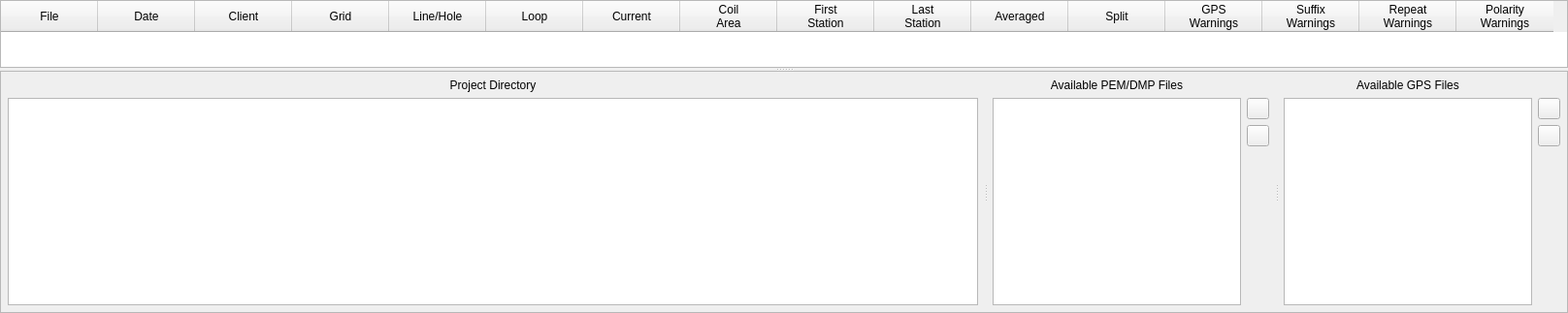
         <widget class="QFrame" name="middle_frame">
          <property name="sizePolicy">
           <sizepolicy hsizetype="Preferred" vsizetype="Preferred">
            <horstretch>0</horstretch>
            <verstretch>0</verstretch>
           </sizepolicy>
          </property>
          <property name="minimumSize">
           <size>
            <width>0</width>
            <height>0</height>
           </size>
          </property>
          <property name="frameShape">
           <enum>QFrame::NoFrame</enum>
          </property>
          <property name="frameShadow">
           <enum>QFrame::Raised</enum>
          </property>
          <layout class="QVBoxLayout" name="verticalLayout_3">
           <property name="spacing">
            <number>0</number>
           </property>
           <property name="leftMargin">
            <number>0</number>
           </property>
           <property name="topMargin">
            <number>0</number>
           </property>
           <property name="rightMargin">
            <number>0</number>
           </property>
           <property name="bottomMargin">
            <number>0</number>
           </property>
           <item>
            <widget class="QSplitter" name="splitter">
             <property name="orientation">
              <enum>Qt::Vertical</enum>
             </property>
             <property name="handleWidth">
              <number>3</number>
             </property>
             <property name="childrenCollapsible">
              <bool>false</bool>
             </property>
             <widget class="QTableWidget" name="table">
              <property name="sizePolicy">
               <sizepolicy hsizetype="Preferred" vsizetype="Preferred">
                <horstretch>0</horstretch>
                <verstretch>1</verstretch>
               </sizepolicy>
              </property>
              <property name="minimumSize">
               <size>
                <width>0</width>
                <height>0</height>
               </size>
              </property>
              <property name="mouseTracking">
               <bool>true</bool>
              </property>
              <property name="contextMenuPolicy">
               <enum>Qt::NoContextMenu</enum>
              </property>
              <property name="toolTip">
               <string/>
              </property>
              <property name="frameShape">
               <enum>QFrame::StyledPanel</enum>
              </property>
              <property name="frameShadow">
               <enum>QFrame::Plain</enum>
              </property>
              <property name="sizeAdjustPolicy">
               <enum>QAbstractScrollArea::AdjustToContents</enum>
              </property>
              <property name="dragEnabled">
               <bool>false</bool>
              </property>
              <property name="alternatingRowColors">
               <bool>false</bool>
              </property>
              <property name="selectionMode">
               <enum>QAbstractItemView::ExtendedSelection</enum>
              </property>
              <property name="selectionBehavior">
               <enum>QAbstractItemView::SelectRows</enum>
              </property>
              <property name="horizontalScrollMode">
               <enum>QAbstractItemView::ScrollPerPixel</enum>
              </property>
              <attribute name="horizontalHeaderHighlightSections">
               <bool>false</bool>
              </attribute>
              <attribute name="horizontalHeaderStretchLastSection">
               <bool>false</bool>
              </attribute>
              <column>
               <property name="text">
                <string>File</string>
               </property>
              </column>
              <column>
               <property name="text">
                <string>Date</string>
               </property>
              </column>
              <column>
               <property name="text">
                <string>Client</string>
               </property>
              </column>
              <column>
               <property name="text">
                <string>Grid</string>
               </property>
              </column>
              <column>
               <property name="text">
                <string>Line/Hole</string>
               </property>
              </column>
              <column>
               <property name="text">
                <string>Loop</string>
               </property>
              </column>
              <column>
               <property name="text">
                <string>Current</string>
               </property>
              </column>
              <column>
               <property name="text">
                <string>Coil
Area</string>
               </property>
              </column>
              <column>
               <property name="text">
                <string>First
Station</string>
               </property>
              </column>
              <column>
               <property name="text">
                <string>Last
Station</string>
               </property>
              </column>
              <column>
               <property name="text">
                <string>Averaged</string>
               </property>
              </column>
              <column>
               <property name="text">
                <string>Split</string>
               </property>
              </column>
              <column>
               <property name="text">
                <string>GPS
Warnings</string>
               </property>
              </column>
              <column>
               <property name="text">
                <string>Suffix
Warnings</string>
               </property>
              </column>
              <column>
               <property name="text">
                <string>Repeat
Warnings</string>
               </property>
              </column>
              <column>
               <property name="text">
                <string>Polarity
Warnings</string>
               </property>
              </column>
             </widget>
             <widget class="QFrame" name="directory_frame">
              <property name="sizePolicy">
               <sizepolicy hsizetype="Expanding" vsizetype="Maximum">
                <horstretch>0</horstretch>
                <verstretch>0</verstretch>
               </sizepolicy>
              </property>
              <property name="minimumSize">
               <size>
                <width>0</width>
                <height>250</height>
               </size>
              </property>
              <property name="frameShape">
               <enum>QFrame::StyledPanel</enum>
              </property>
              <property name="frameShadow">
               <enum>QFrame::Plain</enum>
              </property>
              <layout class="QHBoxLayout" name="horizontalLayout_2">
               <property name="spacing">
                <number>6</number>
               </property>
               <property name="leftMargin">
                <number>1</number>
               </property>
               <property name="topMargin">
                <number>1</number>
               </property>
               <property name="rightMargin">
                <number>1</number>
               </property>
               <property name="bottomMargin">
                <number>1</number>
               </property>
               <item>
                <widget class="QSplitter" name="splitter_3">
                 <property name="orientation">
                  <enum>Qt::Horizontal</enum>
                 </property>
                 <property name="handleWidth">
                  <number>3</number>
                 </property>
                 <property name="childrenCollapsible">
                  <bool>false</bool>
                 </property>
                 <widget class="QFrame" name="project_dir_frame">
                  <property name="sizePolicy">
                   <sizepolicy hsizetype="Preferred" vsizetype="Preferred">
                    <horstretch>1</horstretch>
                    <verstretch>0</verstretch>
                   </sizepolicy>
                  </property>
                  <property name="minimumSize">
                   <size>
                    <width>0</width>
                    <height>0</height>
                   </size>
                  </property>
                  <property name="frameShape">
                   <enum>QFrame::NoFrame</enum>
                  </property>
                  <property name="frameShadow">
                   <enum>QFrame::Raised</enum>
                  </property>
                  <layout class="QVBoxLayout" name="verticalLayout_2">
                   <property name="leftMargin">
                    <number>6</number>
                   </property>
                   <property name="topMargin">
                    <number>6</number>
                   </property>
                   <property name="rightMargin">
                    <number>6</number>
                   </property>
                   <property name="bottomMargin">
                    <number>6</number>
                   </property>
                   <item>
                    <widget class="QLabel" name="project_dir_label">
                     <property name="sizePolicy">
                      <sizepolicy hsizetype="Preferred" vsizetype="Maximum">
                       <horstretch>0</horstretch>
                       <verstretch>0</verstretch>
                      </sizepolicy>
                     </property>
                     <property name="minimumSize">
                      <size>
                       <width>0</width>
                       <height>0</height>
                      </size>
                     </property>
                     <property name="maximumSize">
                      <size>
                       <width>16777215</width>
                       <height>16777215</height>
                      </size>
                     </property>
                     <property name="text">
                      <string>Project Directory</string>
                     </property>
                     <property name="alignment">
                      <set>Qt::AlignCenter</set>
                     </property>
                    </widget>
                   </item>
                   <item>
                    <widget class="QTreeView" name="project_tree">
                     <property name="sizePolicy">
                      <sizepolicy hsizetype="Expanding" vsizetype="Preferred">
                       <horstretch>0</horstretch>
                       <verstretch>0</verstretch>
                      </sizepolicy>
                     </property>
                     <property name="minimumSize">
                      <size>
                       <width>150</width>
                       <height>0</height>
                      </size>
                     </property>
                     <property name="autoExpandDelay">
                      <number>0</number>
                     </property>
                    </widget>
                   </item>
                  </layout>
                 </widget>
                 <widget class="QFrame" name="available_pems_frame">
                  <property name="sizePolicy">
                   <sizepolicy hsizetype="Preferred" vsizetype="Preferred">
                    <horstretch>0</horstretch>
                    <verstretch>0</verstretch>
                   </sizepolicy>
                  </property>
                  <property name="minimumSize">
                   <size>
                    <width>0</width>
                    <height>0</height>
                   </size>
                  </property>
                  <property name="frameShape">
                   <enum>QFrame::NoFrame</enum>
                  </property>
                  <property name="frameShadow">
                   <enum>QFrame::Raised</enum>
                  </property>
                  <layout class="QGridLayout" name="gridLayout_14">
                   <property name="leftMargin">
                    <number>6</number>
                   </property>
                   <property name="topMargin">
                    <number>6</number>
                   </property>
                   <property name="rightMargin">
                    <number>6</number>
                   </property>
                   <property name="bottomMargin">
                    <number>6</number>
                   </property>
                   <item row="1" column="0" rowspan="4">
                    <widget class="QListWidget" name="pem_list">
                     <property name="sizePolicy">
                      <sizepolicy hsizetype="Expanding" vsizetype="Preferred">
                       <horstretch>0</horstretch>
                       <verstretch>0</verstretch>
                      </sizepolicy>
                     </property>
                     <property name="minimumSize">
                      <size>
                       <width>150</width>
                       <height>0</height>
                      </size>
                     </property>
                     <property name="maximumSize">
                      <size>
                       <width>1677700</width>
                       <height>1677700</height>
                      </size>
                     </property>
                     <property name="dragEnabled">
                      <bool>false</bool>
                     </property>
                     <property name="dragDropMode">
                      <enum>QAbstractItemView::NoDragDrop</enum>
                     </property>
                     <property name="selectionMode">
                      <enum>QAbstractItemView::ExtendedSelection</enum>
                     </property>
                     <property name="selectionBehavior">
                      <enum>QAbstractItemView::SelectRows</enum>
                     </property>
                    </widget>
                   </item>
                   <item row="0" column="0">
                    <widget class="QLabel" name="label_7">
                     <property name="sizePolicy">
                      <sizepolicy hsizetype="Preferred" vsizetype="Maximum">
                       <horstretch>0</horstretch>
                       <verstretch>0</verstretch>
                      </sizepolicy>
                     </property>
                     <property name="text">
                      <string>Available PEM/DMP Files</string>
                     </property>
                     <property name="alignment">
                      <set>Qt::AlignCenter</set>
                     </property>
                    </widget>
                   </item>
                   <item row="1" column="1">
                    <widget class="QFrame" name="frame">
                     <property name="frameShape">
                      <enum>QFrame::NoFrame</enum>
                     </property>
                     <property name="frameShadow">
                      <enum>QFrame::Raised</enum>
                     </property>
                     <layout class="QVBoxLayout" name="verticalLayout_4">
                      <property name="leftMargin">
                       <number>0</number>
                      </property>
                      <property name="topMargin">
                       <number>0</number>
                      </property>
                      <property name="rightMargin">
                       <number>0</number>
                      </property>
                      <property name="bottomMargin">
                       <number>0</number>
                      </property>
                      <item>
                       <widget class="QPushButton" name="refresh_pem_list_btn">
                        <property name="sizePolicy">
                         <sizepolicy hsizetype="Preferred" vsizetype="Preferred">
                          <horstretch>0</horstretch>
                          <verstretch>0</verstretch>
                         </sizepolicy>
                        </property>
                        <property name="maximumSize">
                         <size>
                          <width>23</width>
                          <height>23</height>
                         </size>
                        </property>
                        <property name="toolTip">
                         <string>Refresh</string>
                        </property>
                        <property name="statusTip">
                         <string>Refresh</string>
                        </property>
                        <property name="text">
                         <string/>
                        </property>
                        <property name="icon">
                         <iconset>
                          <normaloff>icons/refresh.png</normaloff>icons/refresh.png</iconset>
                        </property>
                        <property name="default">
                         <bool>false</bool>
                        </property>
                        <property name="flat">
                         <bool>false</bool>
                        </property>
                       </widget>
                      </item>
                      <item>
                       <widget class="QPushButton" name="filter_pem_list_btn">
                        <property name="maximumSize">
                         <size>
                          <width>23</width>
                          <height>23</height>
                         </size>
                        </property>
                        <property name="toolTip">
                         <string>Filter</string>
                        </property>
                        <property name="statusTip">
                         <string>Filter</string>
                        </property>
                        <property name="text">
                         <string/>
                        </property>
                        <property name="icon">
                         <iconset>
                          <normaloff>icons/filter.png</normaloff>icons/filter.png</iconset>
                        </property>
                       </widget>
                      </item>
                      <item>
                       <spacer name="verticalSpacer_2">
                        <property name="orientation">
                         <enum>Qt::Vertical</enum>
                        </property>
                        <property name="sizeHint" stdset="0">
                         <size>
                          <width>20</width>
                          <height>40</height>
                         </size>
                        </property>
                       </spacer>
                      </item>
                      <item>
                       <widget class="QPushButton" name="add_pem_btn">
                        <property name="enabled">
                         <bool>false</bool>
                        </property>
                        <property name="sizePolicy">
                         <sizepolicy hsizetype="Fixed" vsizetype="Fixed">
                          <horstretch>0</horstretch>
                          <verstretch>0</verstretch>
                         </sizepolicy>
                        </property>
                        <property name="minimumSize">
                         <size>
                          <width>0</width>
                          <height>0</height>
                         </size>
                        </property>
                        <property name="maximumSize">
                         <size>
                          <width>23</width>
                          <height>23</height>
                         </size>
                        </property>
                        <property name="toolTip">
                         <string>Add the selected PEM files to the project</string>
                        </property>
                        <property name="statusTip">
                         <string>Add the selected PEM files to the project</string>
                        </property>
                        <property name="text">
                         <string/>
                        </property>
                        <property name="icon">
                         <iconset>
                          <normaloff>icons/add_square.png</normaloff>icons/add_square.png</iconset>
                        </property>
                        <property name="iconSize">
                         <size>
                          <width>20</width>
                          <height>20</height>
                         </size>
                        </property>
                        <property name="flat">
                         <bool>true</bool>
                        </property>
                       </widget>
                      </item>
                      <item>
                       <widget class="QPushButton" name="remove_pem_btn">
                        <property name="enabled">
                         <bool>false</bool>
                        </property>
                        <property name="sizePolicy">
                         <sizepolicy hsizetype="Fixed" vsizetype="Fixed">
                          <horstretch>0</horstretch>
                          <verstretch>0</verstretch>
                         </sizepolicy>
                        </property>
                        <property name="minimumSize">
                         <size>
                          <width>0</width>
                          <height>0</height>
                         </size>
                        </property>
                        <property name="maximumSize">
                         <size>
                          <width>23</width>
                          <height>23</height>
                         </size>
                        </property>
                        <property name="toolTip">
                         <string>Delete select file(s)</string>
                        </property>
                        <property name="statusTip">
                         <string>Delete select file(s)</string>
                        </property>
                        <property name="text">
                         <string/>
                        </property>
                        <property name="icon">
                         <iconset>
                          <normaloff>icons/remove.png</normaloff>icons/remove.png</iconset>
                        </property>
                        <property name="iconSize">
                         <size>
                          <width>20</width>
                          <height>20</height>
                         </size>
                        </property>
                        <property name="flat">
                         <bool>true</bool>
                        </property>
                       </widget>
                      </item>
                     </layout>
                    </widget>
                   </item>
                  </layout>
                 </widget>
                 <widget class="QFrame" name="available_gps_frame">
                  <property name="sizePolicy">
                   <sizepolicy hsizetype="Preferred" vsizetype="Preferred">
                    <horstretch>0</horstretch>
                    <verstretch>0</verstretch>
                   </sizepolicy>
                  </property>
                  <property name="minimumSize">
                   <size>
                    <width>0</width>
                    <height>0</height>
                   </size>
                  </property>
                  <property name="frameShape">
                   <enum>QFrame::NoFrame</enum>
                  </property>
                  <property name="frameShadow">
                   <enum>QFrame::Raised</enum>
                  </property>
                  <layout class="QGridLayout" name="gridLayout_13">
                   <property name="leftMargin">
                    <number>6</number>
                   </property>
                   <property name="topMargin">
                    <number>6</number>
                   </property>
                   <property name="rightMargin">
                    <number>6</number>
                   </property>
                   <property name="bottomMargin">
                    <number>6</number>
                   </property>
                   <item row="0" column="0" colspan="2">
                    <widget class="QLabel" name="label_6">
                     <property name="sizePolicy">
                      <sizepolicy hsizetype="Preferred" vsizetype="Maximum">
                       <horstretch>0</horstretch>
                       <verstretch>0</verstretch>
                      </sizepolicy>
                     </property>
                     <property name="text">
                      <string>Available GPS Files</string>
                     </property>
                     <property name="alignment">
                      <set>Qt::AlignCenter</set>
                     </property>
                    </widget>
                   </item>
                   <item row="1" column="0" rowspan="4" colspan="2">
                    <widget class="QListWidget" name="gps_list">
                     <property name="sizePolicy">
                      <sizepolicy hsizetype="Expanding" vsizetype="Preferred">
                       <horstretch>1</horstretch>
                       <verstretch>0</verstretch>
                      </sizepolicy>
                     </property>
                     <property name="minimumSize">
                      <size>
                       <width>150</width>
                       <height>0</height>
                      </size>
                     </property>
                     <property name="maximumSize">
                      <size>
                       <width>1677700</width>
                       <height>1677700</height>
                      </size>
                     </property>
                     <property name="dragEnabled">
                      <bool>false</bool>
                     </property>
                     <property name="dragDropMode">
                      <enum>QAbstractItemView::NoDragDrop</enum>
                     </property>
                     <property name="selectionMode">
                      <enum>QAbstractItemView::ExtendedSelection</enum>
                     </property>
                     <property name="selectionBehavior">
                      <enum>QAbstractItemView::SelectRows</enum>
                     </property>
                    </widget>
                   </item>
                   <item row="1" column="2">
                    <widget class="QFrame" name="frame_5">
                     <property name="frameShape">
                      <enum>QFrame::NoFrame</enum>
                     </property>
                     <property name="frameShadow">
                      <enum>QFrame::Raised</enum>
                     </property>
                     <layout class="QVBoxLayout" name="verticalLayout_5">
                      <property name="leftMargin">
                       <number>0</number>
                      </property>
                      <property name="topMargin">
                       <number>0</number>
                      </property>
                      <property name="rightMargin">
                       <number>0</number>
                      </property>
                      <property name="bottomMargin">
                       <number>0</number>
                      </property>
                      <item>
                       <widget class="QPushButton" name="refresh_gps_list_btn">
                        <property name="sizePolicy">
                         <sizepolicy hsizetype="Preferred" vsizetype="Preferred">
                          <horstretch>0</horstretch>
                          <verstretch>0</verstretch>
                         </sizepolicy>
                        </property>
                        <property name="maximumSize">
                         <size>
                          <width>23</width>
                          <height>23</height>
                         </size>
                        </property>
                        <property name="toolTip">
                         <string>Refresh</string>
                        </property>
                        <property name="statusTip">
                         <string>Refresh</string>
                        </property>
                        <property name="text">
                         <string/>
                        </property>
                        <property name="icon">
                         <iconset>
                          <normaloff>icons/refresh.png</normaloff>icons/refresh.png</iconset>
                        </property>
                       </widget>
                      </item>
                      <item>
                       <widget class="QPushButton" name="filter_gps_list_btn">
                        <property name="maximumSize">
                         <size>
                          <width>23</width>
                          <height>23</height>
                         </size>
                        </property>
                        <property name="toolTip">
                         <string>Filter</string>
                        </property>
                        <property name="statusTip">
                         <string>Filter</string>
                        </property>
                        <property name="text">
                         <string/>
                        </property>
                        <property name="icon">
                         <iconset>
                          <normaloff>icons/filter.png</normaloff>icons/filter.png</iconset>
                        </property>
                       </widget>
                      </item>
                      <item>
                       <spacer name="verticalSpacer_3">
                        <property name="orientation">
                         <enum>Qt::Vertical</enum>
                        </property>
                        <property name="sizeHint" stdset="0">
                         <size>
                          <width>20</width>
                          <height>40</height>
                         </size>
                        </property>
                       </spacer>
                      </item>
                      <item>
                       <widget class="QPushButton" name="add_gps_btn">
                        <property name="enabled">
                         <bool>false</bool>
                        </property>
                        <property name="sizePolicy">
                         <sizepolicy hsizetype="Fixed" vsizetype="Fixed">
                          <horstretch>0</horstretch>
                          <verstretch>0</verstretch>
                         </sizepolicy>
                        </property>
                        <property name="minimumSize">
                         <size>
                          <width>0</width>
                          <height>0</height>
                         </size>
                        </property>
                        <property name="maximumSize">
                         <size>
                          <width>23</width>
                          <height>23</height>
                         </size>
                        </property>
                        <property name="toolTip">
                         <string>Add the selected GPS files to the currently selected PEM file and Information tab</string>
                        </property>
                        <property name="statusTip">
                         <string>Add the selected GPS files to the currently selected PEM file and Information tab</string>
                        </property>
                        <property name="text">
                         <string/>
                        </property>
                        <property name="icon">
                         <iconset>
                          <normaloff>icons/add_square.png</normaloff>icons/add_square.png</iconset>
                        </property>
                        <property name="iconSize">
                         <size>
                          <width>20</width>
                          <height>20</height>
                         </size>
                        </property>
                        <property name="flat">
                         <bool>true</bool>
                        </property>
                       </widget>
                      </item>
                      <item>
                       <widget class="QPushButton" name="remove_gps_btn">
                        <property name="enabled">
                         <bool>false</bool>
                        </property>
                        <property name="sizePolicy">
                         <sizepolicy hsizetype="Fixed" vsizetype="Fixed">
                          <horstretch>0</horstretch>
                          <verstretch>0</verstretch>
                         </sizepolicy>
                        </property>
                        <property name="minimumSize">
                         <size>
                          <width>0</width>
                          <height>0</height>
                         </size>
                        </property>
                        <property name="maximumSize">
                         <size>
                          <width>23</width>
                          <height>23</height>
                         </size>
                        </property>
                        <property name="toolTip">
                         <string>Delete select file(s)</string>
                        </property>
                        <property name="statusTip">
                         <string>Delete select file(s)</string>
                        </property>
                        <property name="text">
                         <string/>
                        </property>
                        <property name="icon">
                         <iconset>
                          <normaloff>icons/remove.png</normaloff>icons/remove.png</iconset>
                        </property>
                        <property name="iconSize">
                         <size>
                          <width>20</width>
                          <height>20</height>
                         </size>
                        </property>
                        <property name="flat">
                         <bool>true</bool>
                        </property>
                       </widget>
                      </item>
                     </layout>
                    </widget>
                   </item>
                  </layout>
                 </widget>
                </widget>
               </item>
              </layout>
             </widget>
            </widget>
           </item>
          </layout>
         </widget>
